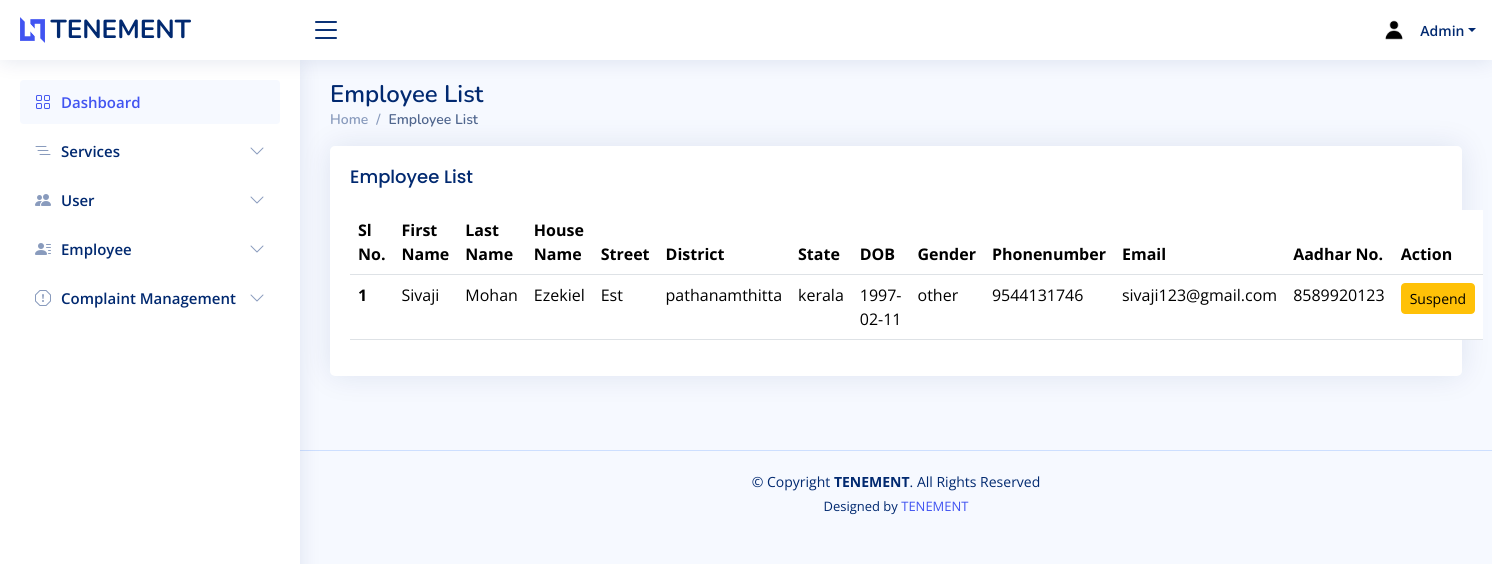
Before: /admin/employeelist.php with the older database file.
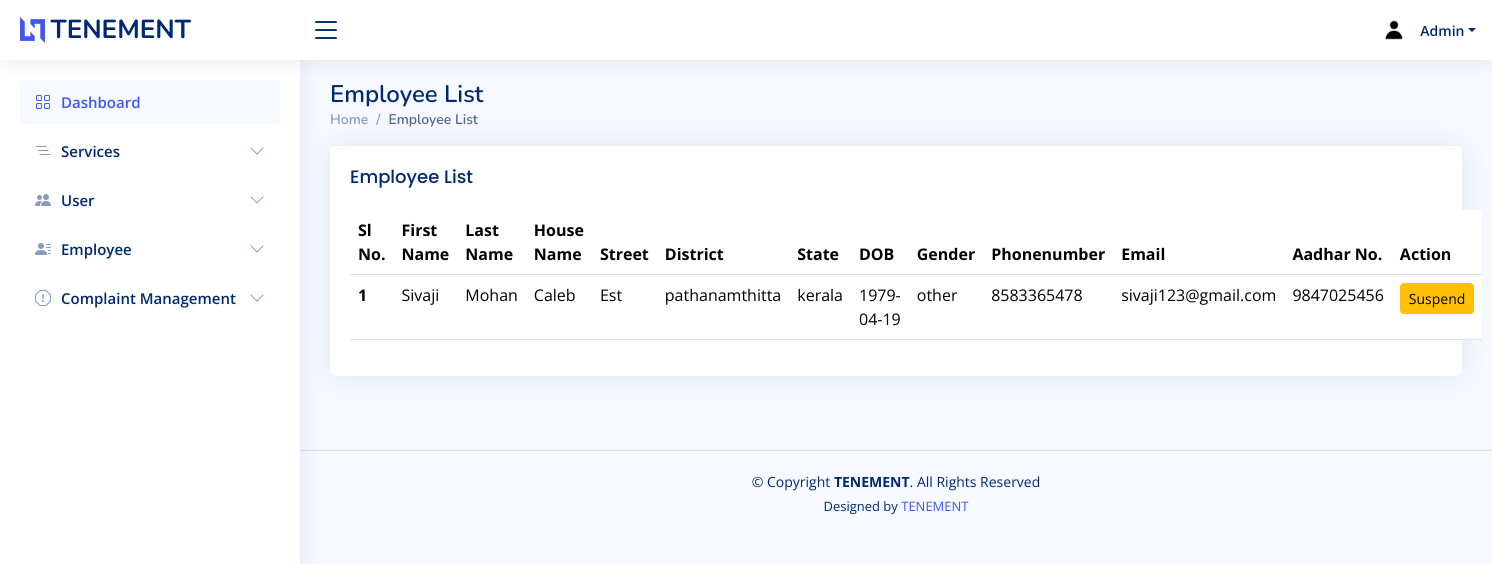
After: the same page with the newer database file.
### tables this page shows
CREATE TABLE `employee_register` (
  `fname` varchar(50) NOT NULL,
  `lname` varchar(50) NOT NULL,
  `housename` varchar(50) NOT NULL,
  `street` varchar(50) NOT NULL,
  `district` varchar(50) NOT NULL,
  `state` varchar(50) NOT NULL,
  `zip` int(30) NOT NULL,
  `dob` date NOT NULL,
  `gender` varchar(50) NOT NULL,
  `phonenumber` varchar(50) NOT NULL,
  `email` varchar(50) NOT NULL,
  `aadhar` varchar(50) NOT NULL,
  `password` varchar(50) NOT NULL,
  `img` varchar(50) NOT NULL DEFAULT 'default.png'
);

### connect.php (called while the page is built, shortened)
<?php
$dbname="tenement";
$conn=mysqli_connect("localhost","root","",$dbname);
function select_data($sql)
{
  global $conn;
  $res = mysqli_query($conn, $sql);
  if ($res)
    return $res;
  else
    return False;
}
?>

### admin/employeelist.php (the view, shortened to what this page needs)
<?php
include 'header.php';
?>
  <main id="main" class="main">
    <div class="pagetitle">
      <h1>Employee List</h1>
      <nav>
        <ol class="breadcrumb">
          <li class="breadcrumb-item"><a href="index.php">Home</a></li>
          <li class="breadcrumb-item active">Employee List</li>
        </ol>
      </nav>
    </div>
    <section class="section dashboard">
      <div class="row">
      <section class="section">
      <div class="row">
        <div class="col-lg-12">
        <div class="card">
          <div class="card-body">
            <h5 class="card-title">Employee List</h5>
              <table class="table datatable">
                <thead>
                  <tr>
                    <th scope="col">Sl No.</th>
                    <th scope="col">First Name</th>
                    <th scope="col">Last Name</th>
                    <th scope="col">House Name</th>
                    <th scope="col">Street</th>
                    <th scope="col">District</th>
                    <th scope="col">State</th>
                    <th scope="col">DOB</th>
                    <th scope="col">Gender</th>
                    <th scope="col">Phonenumber</th>
                    <th scope="col">Email</th>
                    <th scope="col">Aadhar No.</th>
                    <th scope="col">Action</th>
                  </tr>
                </thead>
                <tbody>
                <?php
               $sql = "SELECT * FROM `employee_register` WHERE email IN (SELECT email FROM `loginpage` WHERE status = 1)";
                $data=select_data($sql);
                $n=1;
                while ($row = mysqli_fetch_assoc($data)) {
                  ?>
                  <tr>
                 <th scope='row'><?php echo $n++; ?></th>
                 <td><?php echo  $row['fname'] ?></td>
                 <td> <?php echo $row['lname'] ?></td>
                 <td><?php echo $row['housename'] ?></td>
                 <td><?php echo $row['street']?></td>
                 <td> <?php echo $row['district']  ?></td>
                 <td> <?php echo $row['state'] ?></td>
                 <td> <?php echo  $row['dob'] ?> </td>
                 <td> <?php echo  $row['gender'] ?> </td>
                 <td> <?php echo  $row['phonenumber'] ?> </td>
                 <td><?php echo $row['email'] ?></td>
                 <td><?php echo $row['aadhar'] ?></td>
                 <td>
                 <div class="btn-group">
                 <a href="php/verifyemployee.php?email=<?php echo $row['email'];?>&status=-2" class="btn btn-warning btn-sm">Suspend</a>
                          </div>
                 </td>
                 </tr>
                  <?php
                  }
                  ?>
                </tbody>
              </table>
            </div>
          </div>
        </div>
      </div>
    </section>
  </main>

Changed rows visible on the page:
changed employee_register "Sivaji": housename "Ezekiel" → "Caleb"; dob "1997-02-11" → "1979-04-19"; phonenumber "9544131746" → "8583365478"; aadhar "8589920123" → "9847025456"
